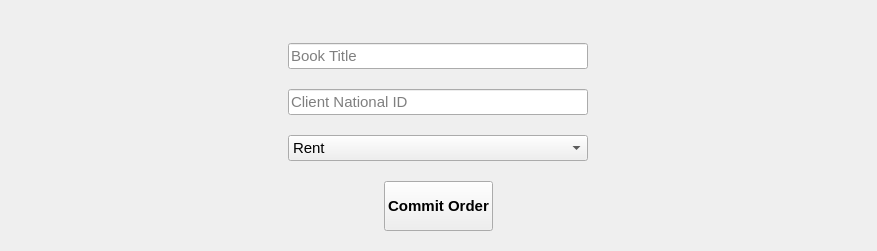
             <widget class="QWidget" name="CommitOrder">
              <property name="sizePolicy">
               <sizepolicy hsizetype="Expanding" vsizetype="Expanding">
                <horstretch>0</horstretch>
                <verstretch>0</verstretch>
               </sizepolicy>
              </property>
              <attribute name="title">
               <string>Commit Order</string>
              </attribute>
              <layout class="QGridLayout" name="gridLayout_16">
               <item row="1" column="0">
                <widget class="QWidget" name="widget_4" native="true">
                 <layout class="QGridLayout" name="gridLayout_15">
                  <item row="0" column="2">
                   <spacer name="horizontalSpacer_19">
                    <property name="orientation">
                     <enum>Qt::Horizontal</enum>
                    </property>
                    <property name="sizeHint" stdset="0">
                     <size>
                      <width>269</width>
                      <height>20</height>
                     </size>
                    </property>
                   </spacer>
                  </item>
                  <item row="0" column="0">
                   <spacer name="horizontalSpacer_20">
                    <property name="orientation">
                     <enum>Qt::Horizontal</enum>
                    </property>
                    <property name="sizeHint" stdset="0">
                     <size>
                      <width>268</width>
                      <height>20</height>
                     </size>
                    </property>
                   </spacer>
                  </item>
                  <item row="0" column="1">
                   <layout class="QGridLayout" name="gridLayout_17">
                    <property name="verticalSpacing">
                     <number>20</number>
                    </property>
                    <item row="5" column="0">
                     <layout class="QHBoxLayout" name="horizontalLayout_7">
                      <item>
                       <spacer name="horizontalSpacer_21">
                        <property name="orientation">
                         <enum>Qt::Horizontal</enum>
                        </property>
                        <property name="sizeHint" stdset="0">
                         <size>
                          <width>40</width>
                          <height>20</height>
                         </size>
                        </property>
                       </spacer>
                      </item>
                      <item>
                       <widget class="QPushButton" name="pushButton_8">
                        <property name="enabled">
                         <bool>true</bool>
                        </property>
                        <property name="sizePolicy">
                         <sizepolicy hsizetype="Expanding" vsizetype="Fixed">
                          <horstretch>0</horstretch>
                          <verstretch>0</verstretch>
                         </sizepolicy>
                        </property>
                        <property name="minimumSize">
                         <size>
                          <width>100</width>
                          <height>50</height>
                         </size>
                        </property>
                        <property name="sizeIncrement">
                         <size>
                          <width>400</width>
                          <height>50</height>
                         </size>
                        </property>
                        <property name="font">
                         <font>
                          <pointsize>11</pointsize>
                          <weight>75</weight>
                          <italic>false</italic>
                          <bold>true</bold>
                         </font>
                        </property>
                        <property name="text">
                         <string>Commit Order</string>
                        </property>
                       </widget>
                      </item>
                      <item>
                       <spacer name="horizontalSpacer_31">
                        <property name="orientation">
                         <enum>Qt::Horizontal</enum>
                        </property>
                        <property name="sizeHint" stdset="0">
                         <size>
                          <width>40</width>
                          <height>20</height>
                         </size>
                        </property>
                       </spacer>
                      </item>
                     </layout>
                    </item>
                    <item row="2" column="0">
                     <widget class="QComboBox" name="comboBox">
                      <property name="minimumSize">
                       <size>
                        <width>300</width>
                        <height>0</height>
                       </size>
                      </property>
                      <property name="maximumSize">
                       <size>
                        <width>600</width>
                        <height>60</height>
                       </size>
                      </property>
                      <property name="font">
                       <font>
                        <pointsize>11</pointsize>
                       </font>
                      </property>
                      <item>
                       <property name="text">
                        <string>Rent</string>
                       </property>
                      </item>
                      <item>
                       <property name="text">
                        <string>Retrieve</string>
                       </property>
                      </item>
                     </widget>
                    </item>
                    <item row="1" column="0">
                     <widget class="QLineEdit" name="lineEdit_7">
                      <property name="minimumSize">
                       <size>
                        <width>300</width>
                        <height>0</height>
                       </size>
                      </property>
                      <property name="maximumSize">
                       <size>
                        <width>600</width>
                        <height>60</height>
                       </size>
                      </property>
                      <property name="font">
                       <font>
                        <pointsize>11</pointsize>
                       </font>
                      </property>
                      <property name="placeholderText">
                       <string>Client National ID</string>
                      </property>
                     </widget>
                    </item>
                    <item row="0" column="0">
                     <widget class="QLineEdit" name="lineEdit_4">
                      <property name="sizePolicy">
                       <sizepolicy hsizetype="Expanding" vsizetype="Expanding">
                        <horstretch>0</horstretch>
                        <verstretch>0</verstretch>
                       </sizepolicy>
                      </property>
                      <property name="minimumSize">
                       <size>
                        <width>300</width>
                        <height>0</height>
                       </size>
                      </property>
                      <property name="maximumSize">
                       <size>
                        <width>600</width>
                        <height>60</height>
                       </size>
                      </property>
                      <property name="font">
                       <font>
                        <pointsize>11</pointsize>
                       </font>
                      </property>
                      <property name="placeholderText">
                       <string>Book Title</string>
                      </property>
                     </widget>
                    </item>
                   </layout>
                  </item>
                 </layout>
                </widget>
               </item>
               <item row="0" column="0">
                <widget class="QLabel" name="label_21">
                 <property name="sizePolicy">
                  <sizepolicy hsizetype="Expanding" vsizetype="Preferred">
                   <horstretch>0</horstretch>
                   <verstretch>0</verstretch>
                  </sizepolicy>
                 </property>
                 <property name="minimumSize">
                  <size>
                   <width>300</width>
                   <height>0</height>
                  </size>
                 </property>
                 <property name="maximumSize">
                  <size>
                   <width>650</width>
                   <height>140</height>
                  </size>
                 </property>
                 <property name="font">
                  <font>
                   <pointsize>11</pointsize>
                  </font>
                 </property>
                 <property name="text">
                  <string/>
                 </property>
                </widget>
               </item>
              </layout>
             </widget>
